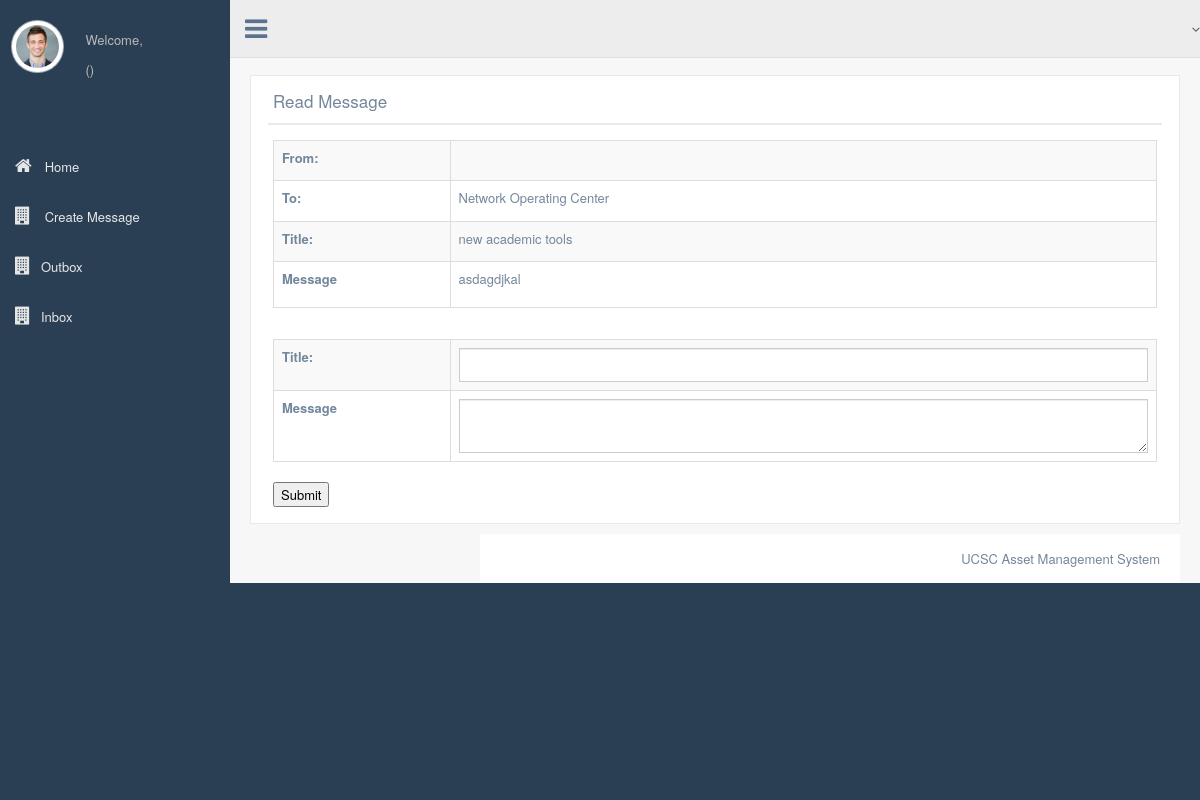
The page /read_message.php?i=11 on the database its author committed.
### tables this page shows
CREATE TABLE `division` (
  `Division_Code` varchar(4) NOT NULL,
  `Division_Name` varchar(60) NOT NULL,
  `Description` text
);

CREATE TABLE `message` (
  `Message_id` int(11) NOT NULL,
  `From_Division` varchar(4) NOT NULL,
  `To_Division` varchar(4) NOT NULL,
  `Title` varchar(100) NOT NULL,
  `Message` text NOT NULL,
  `Date_Time` datetime NOT NULL DEFAULT CURRENT_TIMESTAMP,
  `Message_read` tinyint(4) DEFAULT '0'
);

### server_access.php (called while the page is built, shortened)
<?php
class dbConnect
{
    private static $instance = NULL;
    private function __construct(){
        $this->dbh=new mysqli(DB_HOST, DB_USER, DB_PASSWORD, DB_DATABASE);
        return $this->dbh;
    }
    public static function connect(){
        if (self::$instance == NULL){
            self::$instance = new dbConnect();
        }
        return self::$instance;
    }
}

### function.php (called while the page is built, shortened)
<?php
include "server_access.php";
class FAssetClerk{
    private $db = NULL;
    function __construct(){
        $this->db = dbConnect::connect();
    }
    function retrieve_division(){
        $que = "SELECT * FROM division";
        $res = $this->db->dbh->query($que);
        return $res;
    }
   function read_mail($messageID){
       $que = "SELECT * FROM message WHERE Message_id='$messageID'";
       $res= $this->db->dbh->query($que);
       return $res;
   }
}

### read_message.php (the view, shortened to what this page needs)
<?php
include "./function.php";
$log = new FAssetClerk();
$user_details = $_SESSION['user_details']; $level = $log->retrieve_user_level_name($user_details['user_level']);
$first_name = $user_details['first_name'];
$message_id = $_GET['i'];
$log->check_message($message_id);
$message_details = $log->read_mail($message_id);
$message= $message_details->fetch_assoc();
?>
<!DOCTYPE html>
<html lang="en">
<head>
    <link href="css/bootstrap.min.css" rel="stylesheet">
    <link href="fonts/css/font-awesome.min.css" rel="stylesheet">
    <link href="css/animate.min.css" rel="stylesheet">
    <link href="css/custom.css" rel="stylesheet">
    <link href="css/icheck/flat/green.css" rel="stylesheet">
    <link href="css/datatables/jquery.dataTables.min.css" rel="stylesheet" type="text/css" />
  <link href="css/datatables/buttons.bootstrap.min.css" rel="stylesheet" type="text/css" />
  <link href="css/datatables/fixedHeader.bootstrap.min.css" rel="stylesheet" type="text/css" />
  <link href="css/datatables/responsive.bootstrap.min.css" rel="stylesheet" type="text/css" />
  <link href="css/datatables/scroller.bootstrap.min.css" rel="stylesheet" type="text/css" />
</head>
<body class="nav-md">
<div class="container body">
<div class="main_container">
<div class="col-md-3 left_col">
    <div class="left_col scroll-view">
        <div class="profile">
            <div class="profile_pic">
                <img src="images/img.jpg" alt="..." class="img-circle profile_img">
            </div>
            <div class="profile_info">
                <span>Welcome,</span>
                <h2><?php echo $first_name;?></h2>               <span>(<?php echo $level;?>)</span>
            </div>
        </div>
        <br />
        <div id="sidebar-menu" class="main_menu_side hidden-print main_menu">
            <div class="menu_section">
                <ul class="nav side-menu">
<br><br><br><br><br><br>
                    <li><a href="diviassetclerck.php"><i class="fa fa-home"></i> Home </span></a></li>
                    <li><a href="compose.php"><i class="fa fa-building"></i> Create Message</span></a></li>
                     <li><a href="outbox.php"><i class="fa fa-building"></i>Outbox </span></a></li>
                     <li><a href="inbox.php"><i class="fa fa-building"></i>Inbox </span></a></li>
                </ul>
            </div>
        </div>
    </div>
</div>
<div class="top_nav">
    <div class="nav_menu">
        <nav class="" role="navigation">
            <div class="nav toggle">
                <a id="menu_toggle"><i class="fa fa-bars"></i></a>
            </div>
            <ul class="nav navbar-nav navbar-right">
                <li class="">
                    <a href="javascript:;" class="user-profile dropdown-toggle" data-toggle="dropdown" aria-expanded="false">
                        <span class=" fa fa-angle-down"></span>
                    </a>
                </li>
            </ul>
        </nav>
    </div>
</div>
<div class="right_col" role="main">
    <div class="">
        <div class="page-title">
        </div>
        <div class="row">
            <div class="col-md-12 col-sm-12 col-xs-12">
                <div class="x_panel">
                    <div class="x_title">
                        <h2>Read Message</h2>
                        <div class="clearfix"></div>
                    </div>
                    <div class="x_content">
                        <table class="table table-striped table-bordered">
                                <col width="20%">
                                <col width="80%">
                                <tbody>
                                    <tr>
                                        <td><label>From:</label></td>
                                                <td>
                                                </td>
                                    </tr>
                                    <tr>
                                        <td><label>To:</label></td>
                                                <td>
                                                    <?php
                                                        $divisions = $log->retrieve_division();
                                                        while ($row = $divisions->fetch_assoc()){
                                                            if ($row['Division_Code'] == $message['To_Division']){
                                                                echo $row['Division_Name'];
                                                            }
                                                        }
                                                    ?>
                                                </td>
                                    </tr>
                                    <tr>
                                        <td><label>Title: </label></td>
                                        <td><?php echo $message['Title'] ;?></td>
                                    </tr>
                                    <tr>
                                        <td><label>Message</label></td>
                                        <td><p><?php echo $message['Message'] ;?></p></td>
                                    </tr>
                                </tbody>
                            </table>
                    </div>
                    <div class="x_content">
                        <form action="send_message.php" method="POST">
                            <table class="table table-striped table-bordered">
                                <col width="20%">
                                <col width="80%">
                                <tbody>
                                    <tr>
                                        <td><label>Title: </label></td>
                                        <td><input class="form-control" name="title"></td>
                                    </tr>
                                    <tr>
                                        <td><label>Message</label></td>
                                        <td><textarea class="form-control" name="message"></textarea></td>
                                    </tr>
                                </tbody>
                            </table>
                            <input type="submit">
                        </form>
                    </div>
                </div>
            </div>
        </div>
        <div id="custom_notifications" class="custom-notifications dsp_none">
            <div class="clearfix"></div>
        </div>
        <footer>
            <div class="pull-right">
                UCSC Asset Management System
            </div>
            <div class="clearfix"></div>
        </footer>
</body>
</html>

### rows shown on the page
division: Division_Name "Network Operating Center"
message: Title "new academic tools", Message "asdagdjkal"
